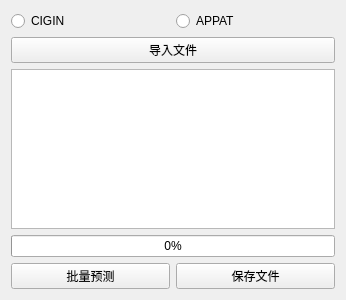
<?xml version="1.0" encoding="UTF-8"?>
<ui version="4.0">
 <class>Form</class>
 <widget class="QWidget" name="Form">
  <property name="geometry">
   <rect>
    <x>0</x>
    <y>0</y>
    <width>346</width>
    <height>300</height>
   </rect>
  </property>
  <property name="windowTitle">
   <string>Form</string>
  </property>
  <layout class="QGridLayout" name="gridLayout">
   <item row="0" column="0">
    <widget class="RadioButton" name="radioButton">
     <property name="text">
      <string>CIGIN</string>
     </property>
    </widget>
   </item>
   <item row="0" column="1">
    <widget class="RadioButton" name="radioButton_2">
     <property name="text">
      <string>APPAT</string>
     </property>
    </widget>
   </item>
   <item row="2" column="0" colspan="2">
    <widget class="QPlainTextEdit" name="plainTextEdit"/>
   </item>
   <item row="3" column="0" colspan="2">
    <widget class="ProgressBar" name="progressBar">
     <property name="value">
      <number>0</number>
     </property>
    </widget>
   </item>
   <item row="1" column="0" colspan="2">
    <widget class="PushButton" name="pushButton">
     <property name="text">
      <string>导入文件</string>
     </property>
    </widget>
   </item>
   <item row="4" column="0">
    <widget class="PushButton" name="pushButton_2">
     <property name="text">
      <string>批量预测</string>
     </property>
    </widget>
   </item>
   <item row="4" column="1">
    <widget class="PushButton" name="pushButton_3">
     <property name="text">
      <string>保存文件</string>
     </property>
    </widget>
   </item>
  </layout>
 </widget>
 <customwidgets>
  <customwidget>
   <class>PushButton</class>
   <extends>QPushButton</extends>
   <header>qfluentwidgets.h</header>
  </customwidget>
  <customwidget>
   <class>RadioButton</class>
   <extends>QRadioButton</extends>
   <header>qfluentwidgets.h</header>
  </customwidget>
  <customwidget>
   <class>ProgressBar</class>
   <extends>QProgressBar</extends>
   <header>qfluentwidgets.h</header>
  </customwidget>
 </customwidgets>
 <resources/>
 <connections/>
</ui>
